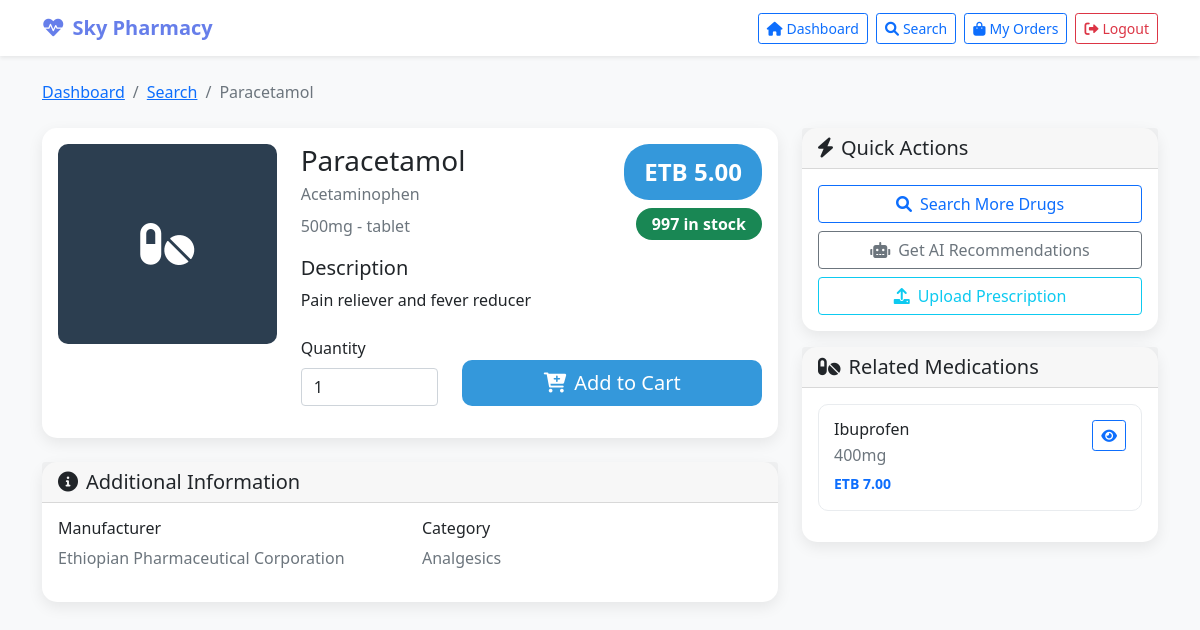
The app's page /customer/drug_details.php?id=1 (signed in) with its own data.
### tables this page shows
CREATE TABLE `drugs` (
  `id` int(11) NOT NULL,
  `name` varchar(200) NOT NULL,
  `generic_name` varchar(200) DEFAULT NULL,
  `category_id` int(11) DEFAULT NULL,
  `description` text DEFAULT NULL,
  `dosage_form` varchar(50) DEFAULT NULL,
  `strength` varchar(50) DEFAULT NULL,
  `manufacturer` varchar(200) DEFAULT NULL,
  `price` decimal(10,2) NOT NULL,
  `cost_price` decimal(10,2) NOT NULL,
  `stock_quantity` int(11) DEFAULT 0,
  `reorder_level` int(11) DEFAULT 10,
  `is_prescription_required` tinyint(1) DEFAULT 0,
  `is_active` tinyint(1) DEFAULT 1,
  `created_at` timestamp NOT NULL DEFAULT current_timestamp(),
  `updated_at` timestamp NOT NULL DEFAULT current_timestamp() ON UPDATE current_timestamp()
);

CREATE TABLE `drug_categories` (
  `id` int(11) NOT NULL,
  `name` varchar(100) NOT NULL,
  `description` text DEFAULT NULL,
  `created_at` timestamp NOT NULL DEFAULT current_timestamp()
);

### classes/Drug.php (called while the page is built, shortened)
<?php
require_once __DIR__ . '/../config/database.php';
class Drug {
    private $conn;
    public function __construct() {
        $database = new Database();
        $this->conn = $database->getConnection();
    }
    public function getAllDrugs($search = '', $category_id = null, $limit = 50, $offset = 0) {
        try {
            $where_conditions = ["d.is_active = 1"];
            $params = [];
            if ($category_id) {
                $where_conditions[] = "d.category_id = :category_id";
                $params[':category_id'] = $category_id;
            }
            $where_clause = implode(' AND ', $where_conditions);
            $query = "SELECT d.*, c.name as category_name
                      FROM drugs d
                      LEFT JOIN drug_categories c ON d.category_id = c.id
                      WHERE $where_clause
                      ORDER BY d.name
                      LIMIT :limit OFFSET :offset";
            $stmt = $this->conn->prepare($query);
            $stmt->bindParam(':limit', $limit, PDO::PARAM_INT);
            $stmt->bindParam(':offset', $offset, PDO::PARAM_INT);
            foreach ($params as $key => $value) {
                $stmt->bindValue($key, $value);
            }
            $stmt->execute();
            return $stmt->fetchAll(PDO::FETCH_ASSOC);
        } catch (PDOException $e) {
            return ['error' => $e->getMessage()];
        }
    }
    public function getDrugById($id) {
        try {
            $query = "SELECT d.*, c.name as category_name
                      FROM drugs d
                      LEFT JOIN drug_categories c ON d.category_id = c.id
                      WHERE d.id = :id";
            $stmt = $this->conn->prepare($query);
            $stmt->bindParam(':id', $id);
            $stmt->execute();
            return $stmt->fetch(PDO::FETCH_ASSOC);
        } catch (PDOException $e) {
            return ['error' => $e->getMessage()];
        }
    }
}

### config/database.php (called while the page is built, shortened)
<?php
class Database {
    private $host = 'localhost';
    private $db_name = 'sky_pharmacy';
    private $username = 'root';
    private $password = '';
    public function getConnection() {
        $this->conn = null;
        try {
            $this->conn = new PDO(
                "mysql:host=" . $this->host . ";dbname=" . $this->db_name,
                $this->username,
                $this->password
            );
            $this->conn->setAttribute(PDO::ATTR_ERRMODE, PDO::ERRMODE_EXCEPTION);
        } catch(PDOException $exception) {
            echo "Connection error: " . $exception->getMessage();
        }
        return $this->conn;
    }
}
?>

### customer/drug_details.php (the view, shortened to what this page needs)
<?php
require_once '../classes/Drug.php';
$drug = new Drug();
$drug_id = $_GET['id'] ?? '';
$drug_details = $drug->getDrugById($drug_id);
$related_drugs = $drug->getAllDrugs('', $drug_details['category_id'], 4);
$related_drugs = array_filter($related_drugs, function($item) use ($drug_id) {
    return $item['id'] != $drug_id;
});
?>
<!DOCTYPE html>
<html lang="en">
<head>
    <link href="https://cdn.jsdelivr.net/npm/bootstrap@5.1.3/dist/css/bootstrap.min.css" rel="stylesheet">
    <link href="https://cdnjs.cloudflare.com/ajax/libs/font-awesome/6.0.0/css/all.min.css" rel="stylesheet">
</head>
<body>
    <nav class="navbar navbar-expand-lg navbar-light bg-white shadow-sm">
        <div class="container">
            <a class="navbar-brand" href="dashboard.php">
                <i class="fas fa-heartbeat me-2"></i>Sky Pharmacy
            </a>
            <div class="navbar-nav ms-auto">
                <a href="dashboard.php" class="btn btn-outline-primary btn-sm me-2">
                    <i class="fas fa-home me-1"></i>Dashboard
                </a>
                <a href="search.php" class="btn btn-outline-primary btn-sm me-2">
                    <i class="fas fa-search me-1"></i>Search
                </a>
                <a href="orders.php" class="btn btn-outline-primary btn-sm me-2">
                    <i class="fas fa-shopping-bag me-1"></i>My Orders
                </a>
                <a href="../logout.php" class="btn btn-outline-danger btn-sm">
                    <i class="fas fa-sign-out-alt me-1"></i>Logout
                </a>
            </div>
        </div>
    </nav>
    <div class="container mt-4">
        <nav aria-label="breadcrumb" class="mb-4">
            <ol class="breadcrumb">
                <li class="breadcrumb-item"><a href="dashboard.php">Dashboard</a></li>
                <li class="breadcrumb-item"><a href="search.php">Search</a></li>
                <li class="breadcrumb-item active"><?php echo htmlspecialchars($drug_details['name']); ?></li>
            </ol>
        </nav>
        <div class="row">
            <div class="col-md-8">
                <div class="card">
                    <div class="card-body">
                        <div class="row">
                            <div class="col-md-4">
                                <div class="drug-image mb-3">
                                    <i class="fas fa-pills"></i>
                                </div>
                            </div>
                            <div class="col-md-8">
                                <div class="d-flex justify-content-between align-items-start mb-3">
                                    <div>
                                        <h3 class="mb-1"><?php echo htmlspecialchars($drug_details['name']); ?></h3>
                                        <p class="text-muted mb-2"><?php echo htmlspecialchars($drug_details['generic_name']); ?></p>
                                        <p class="text-muted mb-0"><?php echo htmlspecialchars($drug_details['strength']); ?> - <?php echo htmlspecialchars($drug_details['dosage_form']); ?></p>
                                    </div>
                                    <div class="text-end">
                                        <div class="price-tag mb-2">ETB <?php echo number_format($drug_details['price'], 2); ?></div>
                                        <span class="stock-badge badge bg-<?php echo $drug_details['stock_quantity'] > 0 ? 'success' : 'danger'; ?>">
                                            <?php echo $drug_details['stock_quantity']; ?> in stock
                                        </span>
                                    </div>
                                </div>
                                <div class="mb-4">
                                    <h5>Description</h5>
                                    <p><?php echo htmlspecialchars($drug_details['description']); ?></p>
                                </div>
                                <?php if ($drug_details['stock_quantity'] > 0): ?>
                                    <form method="POST" class="mb-3">
                                        <div class="row">
                                            <div class="col-md-4">
                                                <label for="quantity" class="form-label">Quantity</label>
                                                <input type="number" class="form-control" id="quantity" name="quantity"
                                                       value="1" min="1" max="<?php echo $drug_details['stock_quantity']; ?>">
                                            </div>
                                            <div class="col-md-8 d-flex align-items-end">
                                                <button type="submit" class="btn btn-primary btn-lg w-100">
                                                    <i class="fas fa-cart-plus me-2"></i>Add to Cart
                                                </button>
                                            </div>
                                        </div>
                                    </form>
                                <?php endif; ?>
                            </div>
                        </div>
                    </div>
                </div>
                <div class="card mt-4">
                    <div class="card-header">
                        <h5 class="mb-0"><i class="fas fa-info-circle me-2"></i>Additional Information</h5>
                    </div>
                    <div class="card-body">
                        <div class="row">
                            <div class="col-md-6">
                                <h6>Manufacturer</h6>
                                <p class="text-muted"><?php echo htmlspecialchars($drug_details['manufacturer']); ?></p>
                            </div>
                            <div class="col-md-6">
                                <h6>Category</h6>
                                <p class="text-muted"><?php echo htmlspecialchars($drug_details['category_name'] ?? 'N/A'); ?></p>
                            </div>
                        </div>
                    </div>
                </div>
            </div>
            <div class="col-md-4">
                <div class="card mb-3">
                    <div class="card-header">
                        <h5 class="mb-0"><i class="fas fa-bolt me-2"></i>Quick Actions</h5>
                    </div>
                    <div class="card-body">
                        <a href="search.php" class="btn btn-outline-primary w-100 mb-2">
                            <i class="fas fa-search me-2"></i>Search More Drugs
                        </a>
                        <a href="dashboard.php" class="btn btn-outline-secondary w-100 mb-2">
                            <i class="fas fa-robot me-2"></i>Get AI Recommendations
                        </a>
                        <a href="profile.php" class="btn btn-outline-info w-100">
                            <i class="fas fa-upload me-2"></i>Upload Prescription
                        </a>
                    </div>
                </div>
                <?php if (!empty($related_drugs)): ?>
                    <div class="card">
                        <div class="card-header">
                            <h5 class="mb-0"><i class="fas fa-pills me-2"></i>Related Medications</h5>
                        </div>
                        <div class="card-body">
                            <?php foreach (array_slice($related_drugs, 0, 3) as $related_drug): ?>
                                <div class="related-drug">
                                    <div class="d-flex justify-content-between align-items-start">
                                        <div>
                                            <h6 class="mb-1"><?php echo htmlspecialchars($related_drug['name']); ?></h6>
                                            <p class="text-muted mb-1"><?php echo htmlspecialchars($related_drug['strength']); ?></p>
                                            <small class="text-primary fw-bold">ETB <?php echo number_format($related_drug['price'], 2); ?></small>
                                        </div>
                                        <a href="drug_details.php?id=<?php echo $related_drug['id']; ?>" class="btn btn-sm btn-outline-primary">
                                            <i class="fas fa-eye"></i>
                                        </a>
                                    </div>
                                </div>
                            <?php endforeach; ?>
                        </div>
                    </div>
                <?php endif; ?>
            </div>
        </div>
    </div>
</body>
</html>

### customer/drug_details.php (style rules this page uses)
body { background-color: #f8f9fa; font-family: 'Segoe UI', Tahoma, Geneva, Verdana, sans-serif; }
.navbar-brand { font-weight: bold; color: #667eea !important; }
.card { border: none; border-radius: 15px; box-shadow: 0 5px 15px rgba(0,0,0,0.08); }
.btn-primary { background: #3498db; border: none; border-radius: 10px; }
.drug-image { width: 100%; height: 200px; background: #2c3e50; border-radius: 10px; display: flex; align-items: center; justify-content: center; color: white; font-size: 3rem; }
.price-tag { background: #3498db; color: white; padding: 10px 20px; border-radius: 25px; font-size: 1.5rem; font-weight: bold; }
.stock-badge { font-size: 1rem; padding: 8px 16px; border-radius: 20px; }
.related-drug { border: 1px solid #e9ecef; border-radius: 10px; padding: 15px; margin-bottom: 15px; transition: all 0.3s ease; }

### records on screen
drugs: name "Paracetamol", generic_name "Acetaminophen", strength "500mg", dosage_form "tablet", price "5.00", stock_quantity "997", description "Pain reliever and fever reducer", manufacturer "Ethiopian Pharmaceutical Corporation"
drug_categories: name "Analgesics"
drugs: name "Ibuprofen", strength "400mg", price "7.00"
